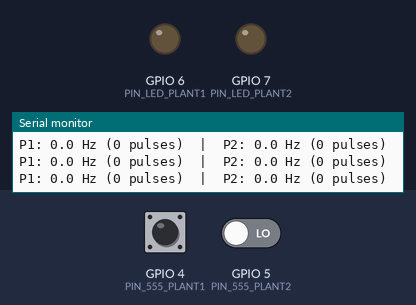
Bench run of a program on a simulated ESP32-S3. Shown: output pins drawn as LEDs (lit = HIGH), the last lines printed to the serial monitor. The inputs (shaded band) are chosen by the test bench; at power-on: GPIO 4 (PIN_555_PLANT1) LOW, GPIO 5 (PIN_555_PLANT2) LOW.

Above: at 2.2 s.
2.3 s: GPIO 4 (PIN_555_PLANT1) driven HIGH
At 3.5 s:
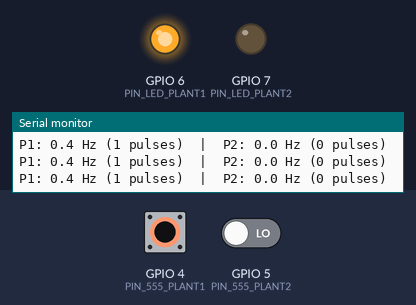
3.8 s: GPIO 5 (PIN_555_PLANT2) driven HIGH
At 4.1 s:
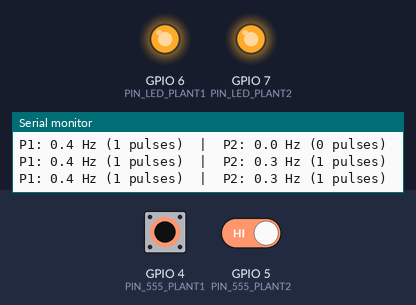
5.3 s: GPIO 4 (PIN_555_PLANT1) pulsed LOW 5 times (0.12 s each, 0.3 s apart)
At 7.6 s:
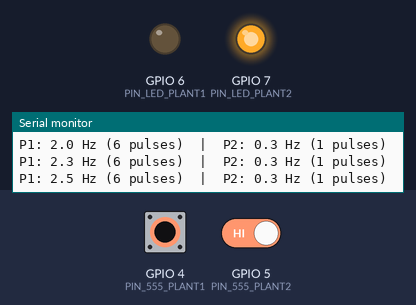
Timing chart, 0 to 9.1 s (numbered marks = the images above; inputs shaded):
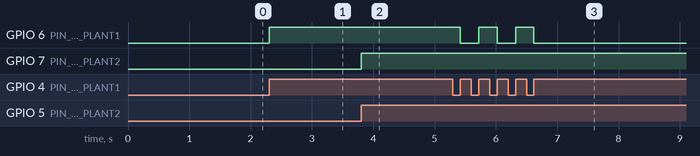

The program:

main.cpp
```cpp
// =============================================================
// Rhizome v2 - Diagnostic Firmware V3 - Complet
// 2 plantes + LEDs de visualisation + EMA
// =============================================================
#include <stdint.h>
#include <Arduino.h>

// Brochage
#define PIN_555_PLANT1   4
#define PIN_555_PLANT2   5
#define PIN_LED_PLANT1   6
#define PIN_LED_PLANT2   7

// Lissage
const float ALPHA = 0.3;

// Variables ISR plante 1
volatile uint32_t last_capture_us_1 = 0;
volatile uint32_t period_us_1 = 0;
volatile uint32_t pulse_count_1 = 0;
volatile bool led_state_1 = false;

// Variables ISR plante 2
volatile uint32_t last_capture_us_2 = 0;
volatile uint32_t period_us_2 = 0;
volatile uint32_t pulse_count_2 = 0;
volatile bool led_state_2 = false;

// Variables principales
float smoothed_1 = 0.0;
float smoothed_2 = 0.0;
bool first_1 = true;
bool first_2 = true;

void IRAM_ATTR plant1_isr() {
  uint32_t now = micros();
  period_us_1 = now - last_capture_us_1;
  last_capture_us_1 = now;
  pulse_count_1++;

  // Toggle LED visualisation
  led_state_1 = !led_state_1;
  digitalWrite(PIN_LED_PLANT1, led_state_1);
}

void IRAM_ATTR plant2_isr() {
  uint32_t now = micros();
  period_us_2 = now - last_capture_us_2;
  last_capture_us_2 = now;
  pulse_count_2++;

  led_state_2 = !led_state_2;
  digitalWrite(PIN_LED_PLANT2, led_state_2);
}

void setup() {
  Serial.begin(115200);
  delay(1000);

  Serial.println("=================================");
  Serial.println("Rhizome v2 Diagnostic V3 - Complet");
  Serial.println("=================================");

  // Configurer les broches d'entrée 555
  pinMode(PIN_555_PLANT1, INPUT);
  pinMode(PIN_555_PLANT2, INPUT);

  // Configurer les LEDs
  pinMode(PIN_LED_PLANT1, OUTPUT);
  pinMode(PIN_LED_PLANT2, OUTPUT);
  digitalWrite(PIN_LED_PLANT1, LOW);
  digitalWrite(PIN_LED_PLANT2, LOW);

  // Attacher les interruptions
  attachInterrupt(digitalPinToInterrupt(PIN_555_PLANT1), plant1_isr, RISING);
  attachInterrupt(digitalPinToInterrupt(PIN_555_PLANT2), plant2_isr, RISING);

  Serial.println("Plante 1 : GPIO 4 (LED GPIO 6)");
  Serial.println("Plante 2 : GPIO 5 (LED GPIO 7)");
  Serial.println();
  Serial.println("Demarrage des mesures...");
  Serial.println();
}

void loop() {
  // Lire valeurs partagées
  uint32_t p1 = period_us_1;
  uint32_t p2 = period_us_2;
  uint32_t c1 = pulse_count_1;
  uint32_t c2 = pulse_count_2;

  // Traiter plante 1
  if (p1 > 0) {
    if (first_1) {
      smoothed_1 = p1;
      first_1 = false;
    } else {
      smoothed_1 = (1.0 - ALPHA) * smoothed_1 + ALPHA * (float)p1;
    }
  }

  // Traiter plante 2
  if (p2 > 0) {
    if (first_2) {
      smoothed_2 = p2;
      first_2 = false;
    } else {
      smoothed_2 = (1.0 - ALPHA) * smoothed_2 + ALPHA * (float)p2;
    }
  }

  // Calculer les fréquences
  float freq_1 = (smoothed_1 > 0) ? 1000000.0 / smoothed_1 : 0;
  float freq_2 = (smoothed_2 > 0) ? 1000000.0 / smoothed_2 : 0;

  // Affichage
  Serial.print("P1: ");
  Serial.print(freq_1, 1);
  Serial.print(" Hz (");
  Serial.print(c1);
  Serial.print(" pulses)  |  P2: ");
  Serial.print(freq_2, 1);
  Serial.print(" Hz (");
  Serial.print(c2);
  Serial.println(" pulses)");

  delay(200);
}
```

Measured:
- after the input at 2.3 s, GPIO 6 (PIN_LED_PLANT1): LOW → HIGH at once
- after the input at 3.8 s, GPIO 7 (PIN_LED_PLANT2): LOW → HIGH at once
- after the input at 5.3 s, GPIO 6 (PIN_LED_PLANT1): alternates HIGH for 0.30 s and LOW for 0.30 s, 5 changes in all, then stays LOW, starting after 0.12 s
